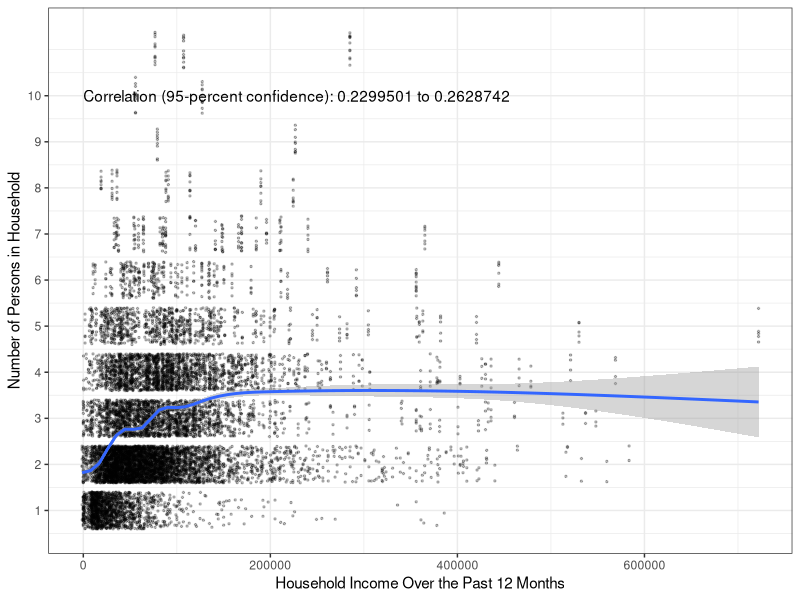
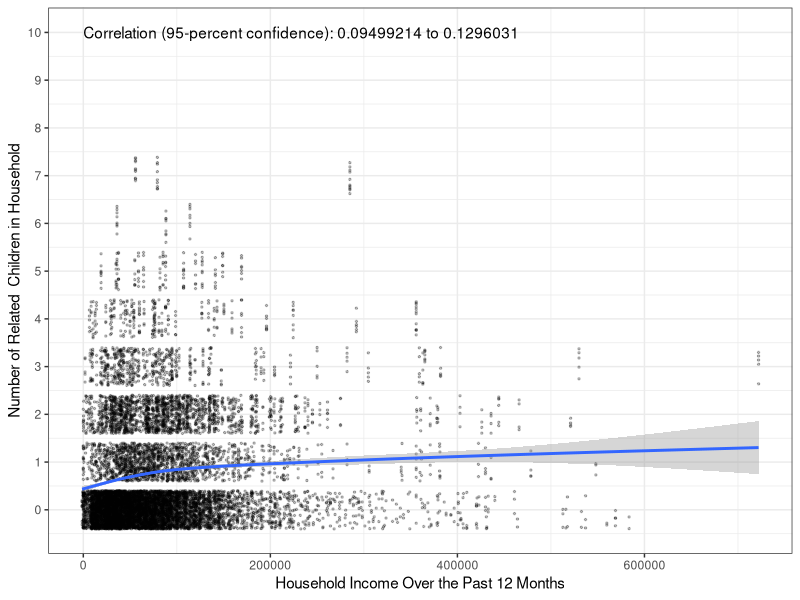

Write the R code that produced these figures, in order. (Note: this script raises an error after producing the figures.)
## ---- chunk 1
library(tidyverse)
library(ggplot2)
## ---- chunk 2
hh_data <- read_csv("household_data_me.csv") %>%
  mutate(LANGUAGE = case_when(
    HHLANP_label=="English only household"~"English",
     HHLANP_label=="Spanish"~"Spanish",
    HHLANP_label=="French"~"French",
    HHLANP_label=="Japanese"~"Some other language",
    HHLANP_label=="Korean"~"Some other language",
    HHLANP_label=="German"~"Some other language",
    HHLANP_label=="Other Native North American languages"~"Some other language",
    HHLANP_label=="Arabic"~"Some other language",
    HHLANP_label=="Thai"~"Some other language",
    HHLANP_label=="Italian"~"Some other language",
    HHLANP_label=="Chinese"~"Some other language",
    HHLANP_label=="Pennsylvania German"~"Some other language",
    HHLANP_label=="Urdu"~"Some other language",
    HHLANP_label=="Cebuano"~"Some other language",
    HHLANP_label=="Tagalog"~"Some other language",
    HHLANP_label=="Romanian"~"Some other language",
    HHLANP_label=="Other Bantu languages"~"Some other language",
    HHLANP_label=="Bosnian"~"Some other language",
    HHLANP_label=="Hindi"~"Some other language",
    HHLANP_label=="Portuguese"~"Some other language",
    HHLANP_label=="Mandarin"~"Some other language",
    HHLANP_label=="Cantonese"~"Some other language",
    HHLANP_label=="Filipino"~"Some other language",
    HHLANP_label=="Bengali"~"Some other language",
    HHLANP_label=="Somali"~"Some other language",
    HHLANP_label=="Serbian"~"Some other language",
    HHLANP_label=="Russian"~"Some other language",
    HHLANP_label=="Vietnamese"~"Some other language",
    HHLANP_label=="Lithuanian"~"Some other language",
    HHLANP_label=="Farsi"~"Some other language",
    HHLANP_label=="Turkish"~"Some other language",
    HHLANP_label=="Tamil"~"Some other language",
    HHLANP_label=="Finnish"~"Some other language",
    HHLANP_label=="Telugu"~"Some other language",
    HHLANP_label=="Swahili"~"Some other language",
    HHLANP_label=="Greek"~"Some other language",
    HHLANP_label=="Dutch"~"Some other language",
    HHLANP_label=="Polish"~"Some other language", 
    HHLANP_label=="Swahili"~"Some other language", 
    HHLANP_label=="Chamorro"~"Some other language"),  
  INTERNET = case_when(
    ACCESS_label=="Yes, by paying a cell phone company or Internet service provider"~"Yes",
    ACCESS_label=="No access to the Internet at this house, apartment, or mobile home"~"No",
    ACCESS_label=="Yes, without paying a cell phone company or Internet service provider"~"Yes"))
## ---- chunk 3
correlation <- cor.test(hh_data$HINCP, hh_data$NP)

correlation
## ---- chunk 4
options(scipen=10000)
ggplot(hh_data, aes(x = HINCP, y = NP)) +
  geom_point(size = 0.5, alpha = 0.25, position = "jitter") +
  geom_smooth() +
  theme_bw() +
  scale_x_continuous(name = "Household Income Over the Past 12 Months") +
  scale_y_continuous(name = "Number of Persons in Household", 
                     breaks = seq(0, 10, by = 1),
                     labels = paste(prettyNum(seq(0, 10, by = 1),
                                              big.mark = ","))) +
  annotate(geom = "text", x = 0, y = 10, 
           label = paste("Correlation (95-percent confidence):",
                         prettyNum(correlation$conf.int[1]), 
                         "to",
                         prettyNum(correlation$conf.int[2])),
           hjust = 0)
## ---- chunk 5
correlation <- cor.test(hh_data$HINCP, hh_data$NRC)

correlation
## ---- chunk 6
options(scipen=10000)
ggplot(hh_data, aes(x = HINCP, y = NRC)) +
  geom_point(size = 0.5, alpha = 0.25, position = "jitter") +
  geom_smooth() +
  theme_bw() +
  scale_x_continuous(name = "Household Income Over the Past 12 Months") +
  scale_y_continuous(name = "Number of Related  Children in Household", 
                     breaks = seq(0, 10, by = 1),
                     labels = paste(prettyNum(seq(0, 10, by = 1),
                                              big.mark = ","))) +
  annotate(geom = "text", x = 0, y = 10, 
           label = paste("Correlation (95-percent confidence):",
                         prettyNum(correlation$conf.int[1]), 
                         "to",
                         prettyNum(correlation$conf.int[2])),
           hjust = 0)
## ---- chunk 7
difference1 = t.test(HINCP ~ INTERNET == "Yes",
                    data = hh_data)

difference1
## ---- chunk 8
ggplot(hh_data, aes(x = INTERNET, y = HINCP)) +
  geom_violin() +
  theme_bw() +
  scale_x_discrete(name = "Does the Household Have Internet Access?",
                   labels = c("No", "Yes")) +
   scale_y_continuous(name = "Household Income Over the Past 12 Months", 
                     breaks = seq(0, 500000, by = 100000),
                     labels = paste("$", prettyNum(seq(0, 500000, by = 100000)))) +
  annotate(geom = "text", x = 1.5, y = 700000, size = 3,
           label = paste("Difference in means\n(95% confidence):\n$",
                         prettyNum(abs(difference1$conf.int[2]), 
                                   digits = 0), " to $",
                         prettyNum(abs(difference1$conf.int[1]), 
                                   digits = 0),
                         sep = "")) +
  annotate(geom = "text", x = 1, y = difference1$estimate[1], size = 3,
           label = paste("Mean (95% confidence):\n$",
                         prettyNum(difference1$estimate[1], digits = 0))) +
  annotate(geom = "text", x = 2, y = difference1$estimate[2], size = 3,
           label = paste("Mean (95% confidence):\n$",
                         prettyNum(difference1$estimate[2], digits = 0)))
## ---- chunk 9
anova <- aov(HINCP ~ LANGUAGE, data = hh_data)

summary(anova)
## ---- chunk 10
ggplot(hh_data, aes(x = LANGUAGE, y = HINCP)) +
  geom_boxplot() +
  theme_bw() +
  theme(axis.text.x = element_text(angle = 90)) +
  scale_x_discrete(name = "Primary Household Language") +
  scale_y_continuous(name = "Household Income Over the Past 12 Months", 
                      breaks = seq(0, 500000, by = 100000),
                     labels = paste("$", 
                                    prettyNum(seq(0, 500000, by = 100000),
                                              big.mark = ","))) 
                                             
## ---- chunk 11
anova <- aov(NP ~ LANGUAGE, data = hh_data)

summary(anova)
## ---- chunk 12
ggplot(hh_data, aes(x = LANGUAGE, y = NP)) +
  geom_boxplot() +
  theme_bw() +
  theme(axis.text.x = element_text(angle = 90)) +
  scale_x_discrete(name = "Primary Household Language") +
  scale_y_continuous(name = "Number of Persons in Household", 
                      breaks = seq(0, 10, by = 1),
                     labels = paste((seq(0, 10, by = 1)))) 
                                             
## ---- chunk 13
anova <- aov(NRC ~ LANGUAGE, data = hh_data)

summary(anova)
## ---- chunk 14
ggplot(hh_data, aes(x = LANGUAGE, y = NRC)) +
  geom_boxplot() +
  theme_bw() +
  theme(axis.text.x = element_text(angle = 90)) +
  scale_x_discrete(name = "Primary Household Language") +
  scale_y_continuous(name = "Number of Related Children in Household", 
                      breaks = seq(0, 15, by = 1),
                     labels = paste((seq(0, 15, by = 1)))) 
                                             
## ---- chunk 15
chi_sq <- chisq.test(hh_data$LANGUAGE, hh_data$INTERNET == 
                       "Yes") 

chi_sq
## ---- chunk 16
df <- hh_data %>%
  group_by(LANGUAGE, INTERNET) %>%
  summarise(count = n()) %>%
  mutate(prop = count/sum(count)) %>%
  ungroup()


ggplot(df, aes(x = INTERNET, y = prop, fill = LANGUAGE)) +
  geom_bar(stat = "identity", position = "fill", colour = "black") +
  facet_grid(~INTERNET, scales = "free_x", space = "free_x") +
  scale_fill_brewer(palette = "Set2") +
  ggtitle("Internet Access?") + 
  theme_void() 
## ---- chunk 17
correlation <- cor.test(hh_data$NP, hh_data$NRC)

correlation
## ---- chunk 18
options(scipen=10000)
ggplot(hh_data, aes(x = NP, y = NRC)) +
  geom_point(size = 0.5, alpha = 0.25, position = "jitter") +
  geom_smooth() +
  theme_bw() +
  scale_x_continuous(name = "Number of Persons in Household",
                     breaks = seq(0, 15, by = 1),
                     labels = paste(prettyNum(seq(0, 15, by = 1),
                                              big.mark = ",")))+
  scale_y_continuous(name = "Number of Related Children in Household", 
                     breaks = seq(0, 15, by = 1),
                     labels = paste(prettyNum(seq(0, 15, by = 1),
                                              big.mark = ","))) +
  annotate(geom = "text", x = 0, y = 10, 
           label = paste("Correlation (95-percent confidence):",
                         prettyNum(correlation$conf.int[1]), 
                         "to",
                         prettyNum(correlation$conf.int[2])),
           hjust = 0)
## ---- chunk 19
difference2 = t.test(NP ~ INTERNET == "Yes",
                    data = hh_data)

difference2
## ---- chunk 20
ggplot(hh_data, aes(x = INTERNET, y = NP)) +
  geom_violin() +
  theme_bw() +
  scale_x_discrete(name = "Does the household have internet access?",
                   labels = c("No", "Yes")) +
   scale_y_continuous(name = "Number of Persons in Household", 
                     breaks = seq(0, 15, by = 1),
                     labels = paste(prettyNum(seq(0, 15, by = 1)))) +
  annotate(geom = "text", x = 1.5, y = 7, size = 3,
           label = paste("Difference in means\n(95% confidence):\n",
                         prettyNum(abs(difference2$conf.int[2]), 
                                   digits = 0), " to ",
                         prettyNum(abs(difference2$conf.int[1]), 
                                   digits = 0),
                         sep = "")) +
  annotate(geom = "text", x = 1, y = 0, size = 3,
           label = paste("Mean (95% confidence):\n",
                         prettyNum(difference2$estimate[1], digits = 0))) +
  annotate(geom = "text", x = 2, y = 0, size = 3,
           label = paste("Mean (95% confidence):\n",
                         prettyNum(difference2$estimate[2], digits = 0)))
## ---- chunk 21
difference3 = t.test(NRC ~ INTERNET == "Yes",
                    data = hh_data)

difference3
## ---- chunk 22
ggplot(hh_data, aes(x = INTERNET, y = NP)) +
  geom_violin() +
  theme_bw() +
  scale_x_discrete(name = "Does the household have Internet Access?",
                   labels = c("No", "Yes")) +
   scale_y_continuous(name = "Number of Related Children", 
                     breaks = seq(0, 15, by = 1),
                     labels = paste(prettyNum(seq(0, 15, by = 1)))) +
  annotate(geom = "text", x = 1.5, y = 7, size = 3,
           label = paste("Difference in means\n(95% confidence):\n",
                         prettyNum(abs(difference3$conf.int[2]), 
                                   digits = 0), " to ",
                         prettyNum(abs(difference3$conf.int[1]), 
                                   digits = 0),
                         sep = "")) +
  annotate(geom = "text", x = 1, y = 0, size = 3,
           label = paste("Mean (95% confidence):\n",
                         prettyNum(difference3$estimate[1], digits = 0))) +
  annotate(geom = "text", x = 2, y = 0, size = 3,
           label = paste("Mean (95% confidence):\n",
                         prettyNum(difference3$estimate[2], digits = 0)))
